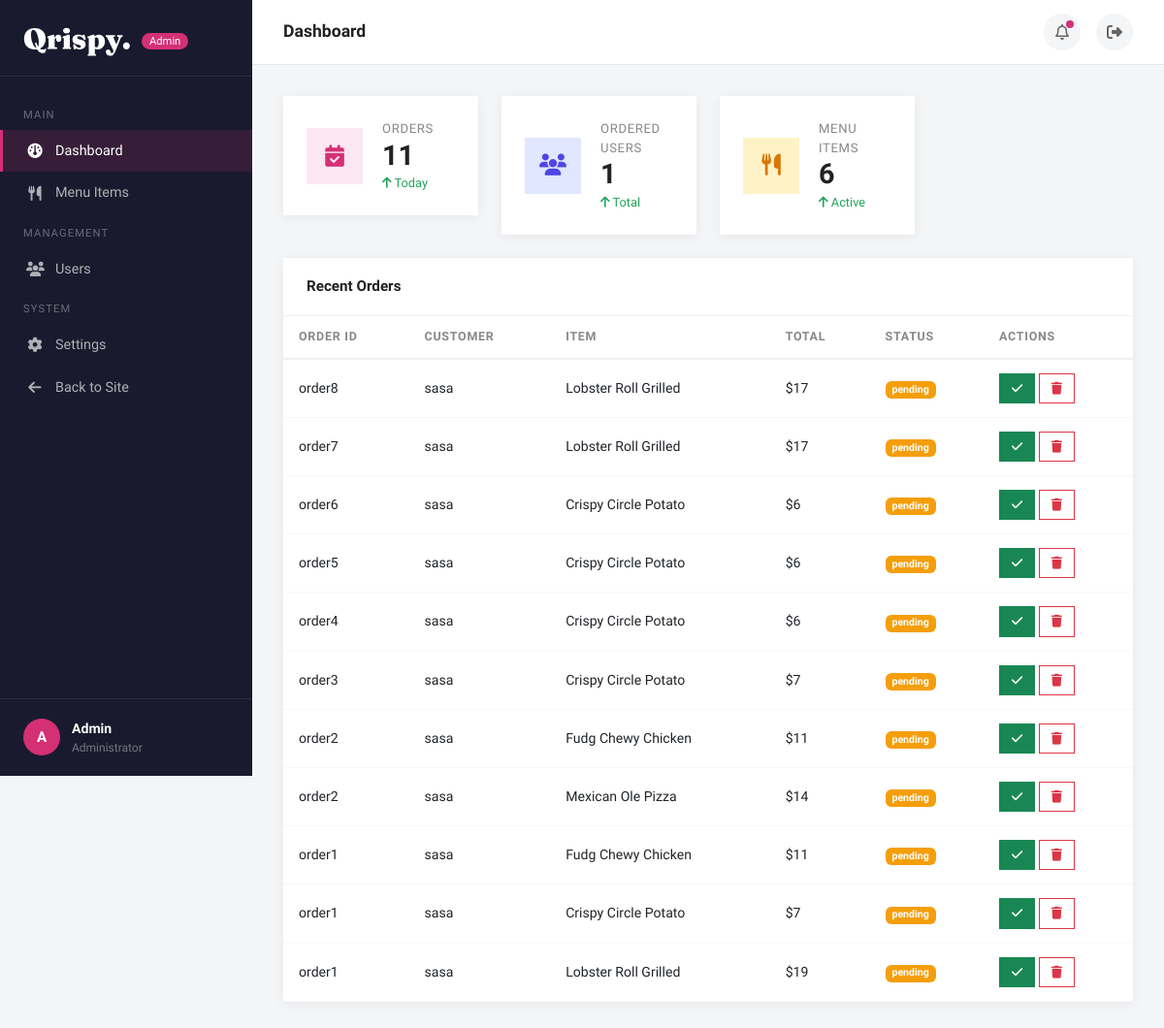
/admin/admin.php (signed in), run on the app's committed database.
### tables this page shows
CREATE TABLE `orders` (
  `id` int(11) NOT NULL,
  `name` varchar(100) NOT NULL,
  `price` decimal(10,0) NOT NULL,
  `status` varchar(45) NOT NULL,
  `quantity` int(255) NOT NULL,
  `user_id` int(11) NOT NULL,
  `item_id` int(11) NOT NULL,
  `created_at` timestamp NOT NULL DEFAULT current_timestamp()
);

CREATE TABLE `users` (
  `id` int(11) NOT NULL,
  `name` varchar(255) NOT NULL,
  `email` varchar(255) NOT NULL,
  `password` varchar(255) NOT NULL,
  `role` varchar(20) NOT NULL DEFAULT 'user',
  `is_elite` tinyint(1) DEFAULT 0,
  `subscribed_at` timestamp NULL DEFAULT NULL
);

CREATE TABLE `menu` (
  `item_id` int(11) NOT NULL,
  `item_name` varchar(100) NOT NULL,
  `price` decimal(10,2) NOT NULL,
  `image` varchar(255) NOT NULL
);

### includes/function.php (called while the page is built, shortened)
<?php
function clean($value){
   return trim(htmlspecialchars($value));
}

### admin/admin.php (the view, shortened to what this page needs)
<?php
include "../db/conn.php";
include "../includes/function.php";
$query = "SELECT orders.id, orders.name AS order_name, orders.status, orders.price, users.name AS customer_name, menu.item_name FROM orders LEFT OUTER JOIN users ON orders.user_id = users.id LEFT OUTER JOIN menu ON orders.item_id = menu.item_id ORDER BY orders.created_at DESC";
$stmt = $pdo->query($query);
$all_orders = $stmt->fetchAll(PDO::FETCH_ASSOC);
$totalOrders = count($all_orders);
$queryUsers = "SELECT COUNT(DISTINCT user_id) FROM orders";
$stmtUsers = $pdo->query($queryUsers);
$totalUsers = $stmtUsers->fetchColumn();
$queryMenu = "SELECT COUNT(*) FROM menu";
$stmtMenu = $pdo->query($queryMenu);
$totalMenu = $stmtMenu->fetchColumn();
?>
<!DOCTYPE html>
<html lang="en">
<head>
  <link rel="stylesheet" href="https://cdn.jsdelivr.net/npm/bootstrap@5.2.0-beta1/dist/css/bootstrap.min.css">
  <link rel="stylesheet" href="https://cdnjs.cloudflare.com/ajax/libs/font-awesome/6.4.0/css/all.min.css">
  <link rel="stylesheet" href="../assets/css/admin.css">
</head>
<body>
<aside class="sidebar" id="sidebar">
  <div class="sidebar-logo">
    <img src="../assets/img/Qrispy_white.svg" alt="Qrispy">
    <span class="badge-admin">Admin</span>
  </div>
  <nav>
    <div class="nav-section-title">Main</div>
    <a href="#" class="nav-link active">
      <i class="fa-solid fa-gauge"></i> Dashboard
    </a>
    <a href="../menu/index.php" class="nav-link">
      <i class="fa-solid fa-utensils"></i> Menu Items
    </a>
    <div class="nav-section-title">Management</div>
    <a href="#" class="nav-link">
      <i class="fa-solid fa-users"></i> Users
    </a>
    <div class="nav-section-title">System</div>
    <a href="#" class="nav-link">
      <i class="fa-solid fa-gear"></i> Settings
    </a>
    <a href="../index.php" class="nav-link">
      <i class="fa-solid fa-arrow-left"></i> Back to Site
    </a>
  </nav>
  <div class="sidebar-footer">
    <div class="user-info">
      <div class="avatar" id="adminAvatar">A</div>
      <div>
        <div class="user-name" id="adminName">Admin</div>
        <div class="user-role">Administrator</div>
      </div>
    </div>
  </div>
</aside>
<div class="main-content">
  <div class="topbar">
    <div class="d-flex align-items-center gap-3">
      <h5 id="pageTitle">Dashboard</h5>
    </div>
    <div class="topbar-right">
      <button class="icon-btn">
        <i class="fa-regular fa-bell"></i>
        <span class="notif-dot"></span>
      </button>
      <a href="../auth/login.php" class="icon-btn" title="Logout" style="text-decoration: none;">
        <i class="fa-solid fa-right-from-bracket"></i>
      </a>
    </div>
  </div>
  <div class="page-body">
    <div id="section-dashboard">
      <div class="row g-4 mb-4">
        <div class="col-xl-3 col-sm-6">
          <div class="stat-card">
            <div class="stat-icon" style="background:#fce7f3"><i class="fa-solid fa-calendar-check" style="color:#d43076"></i></div>
            <div>
              <div class="stat-label">Orders</div>
              <div class="stat-value"><?php echo $totalOrders; ?></div>
              <div class="stat-change up"><i class="fa-solid fa-arrow-up"></i> Today</div>
            </div>
          </div>
        </div>
        <div class="col-xl-3 col-sm-6">
          <div class="stat-card">
            <div class="stat-icon" style="background:#e0e7ff"><i class="fa-solid fa-users" style="color:#4f46e5"></i></div>
            <div>
              <div class="stat-label">Ordered Users</div>
              <div class="stat-value" id="statUsers"><?php echo $totalUsers; ?></div>
              <div class="stat-change up"><i class="fa-solid fa-arrow-up"></i> Total</div>
            </div>
          </div>
        </div>
        <div class="col-xl-3 col-sm-6">
          <div class="stat-card">
            <div class="stat-icon" style="background:#fef3c7"><i class="fa-solid fa-utensils" style="color:#d97706"></i></div>
            <div>
              <div class="stat-label">Menu Items</div>
              <div class="stat-value" id="statMenu"><?php echo $totalMenu; ?></div>
              <div class="stat-change up"><i class="fa-solid fa-arrow-up"></i> Active</div>
            </div>
          </div>
        </div>
      </div>
      <div class="card">
        <div class="card-header d-flex justify-content-between align-items-center">
          Recent Orders
        </div>
        <div class="card-body p-0">
          <div class="table-responsive">
            <table class="table mb-0">
              <thead>
                <tr>
                  <th>Order ID</th>
                  <th>Customer</th>
                  <th>Item</th>
                  <th>Total</th>
                  <th>Status</th>
                  <th>Actions</th>
                </tr>
              </thead>
              <tbody>
                <?php if (count($all_orders) > 0): ?>
                    <?php foreach ($all_orders as $order): ?>
                    <tr>
                        <td><?= clean($order['order_name']) ?></td>
                        <td><?= clean($order['customer_name'] ?? 'Unknown User') ?></td>
                        <td><?= clean($order['item_name'] ?? 'Deleted Item') ?></td>
                        <td>$<?= clean($order['price']) ?></td>
                        <td>
                            <span class="badge" style="background-color: <?= $order['status'] == 'pending' ? '#f59e0b' : '#10b981' ?>;">
                                <?= clean($order['status']) ?>
                            </span>
                        </td>
                        <td>
                            <?php if ($order['status'] == 'pending'): ?>
                                <a href="update.php?action=complete&id=<?= $order['id'] ?>" class="btn btn-sm btn-success" title="Mark Completed"><i class="fa-solid fa-check"></i></a>
                            <?php endif; ?>
                            <a href="delete.php?action=delete&id=<?= $order['id'] ?>" class="btn btn-sm btn-outline-danger" title="Delete Order" onclick="return confirm('Are you sure you want to delete this order?');"><i class="fa-solid fa-trash"></i></a>
                        </td>
                    </tr>
                    <?php endforeach; ?>
                <?php else: ?>
                    <tr><td colspan="6" class="text-center text-muted py-4">No orders yet.</td></tr>
                <?php endif; ?>
              </tbody>
            </table>
          </div>
        </div>
      </div>
  </div>
</div>
</body>
</html>

### assets/css/admin.css (style rules this page uses)
* { box-sizing: border-box; }
body { font-family: 'Spline Sans', sans-serif; background: #f4f5f7; color: #444; margin: 0; }
.sidebar { width: 260px; min-height: 100vh; background: #1a1a2e; position: fixed; top: 0; left: 0; display: flex; flex-direction: column; transition: transform .3s; z-index: 1000; }
.sidebar-logo { padding: 28px 24px 20px; border-bottom: 1px solid rgba(255,255,255,.08); }
.sidebar-logo img { max-width: 110px; }
.sidebar-logo .badge-admin { font-size: .7rem; background: #d43076; color: #fff; padding: 2px 8px; border-radius: 20px; margin-left: 8px; vertical-align: middle; }
.sidebar nav { padding: 20px 0; flex: 1; }
.nav-section-title { font-size: .7rem; text-transform: uppercase; letter-spacing: .1em; color: rgba(255,255,255,.35); padding: 12px 24px 6px; }
.sidebar .nav-link { color: rgba(255,255,255,.65); padding: 11px 24px; display: flex; align-items: center; gap: 12px; font-size: .9rem; border-left: 3px solid transparent; transition: all .25s; }
.sidebar .nav-link i { width: 18px; text-align: center; font-size: .95rem; }
.sidebar .nav-link.active { color: #fff; background: rgba(212,48,118,.15); border-left-color: #d43076; }
.sidebar-footer { padding: 20px 24px; border-top: 1px solid rgba(255,255,255,.08); }
.sidebar-footer .user-info { display: flex; align-items: center; gap: 12px; }
.sidebar-footer .avatar { width: 38px; height: 38px; border-radius: 50%; background: #d43076; color: #fff; display: flex; align-items: center; justify-content: center; font-weight: 700; font-size: .95rem; }
.sidebar-footer .user-name { color: #fff; font-weight: 600; font-size: .88rem; }
.sidebar-footer .user-role { color: rgba(255,255,255,.4); font-size: .75rem; }
.main-content { margin-left: 260px; padding: 0; min-height: 100vh; }
.topbar { background: #fff; border-bottom: 1px solid #e8e8e8; padding: 14px 32px; display: flex; align-items: center; justify-content: space-between; position: sticky; top: 0; z-index: 100; }
.topbar h5 { font-weight: 700; color: #222; margin: 0; font-size: 1.1rem; }
.topbar .topbar-right { display: flex; align-items: center; gap: 16px; }
.topbar .icon-btn { width: 38px; height: 38px; border-radius: 50%; background: #f4f5f7; border: none; display: flex; align-items: center; justify-content: center; color: #666; position: relative; cursor: pointer; transition: background .2s; }
.notif-dot { width: 8px; height: 8px; background: #d43076; border-radius: 50%; position: absolute; top: 7px; right: 7px; }
.page-body { padding: 32px; }
.stat-card { background: #fff; border-radius: 0; padding: 24px; display: flex; align-items: center; gap: 20px; box-shadow: 0 2px 12px rgba(0,0,0,.06); transition: box-shadow .3s; }
.stat-icon { width: 58px; height: 58px; border-radius: 0; display: flex; align-items: center; justify-content: center; font-size: 1.4rem; flex-shrink: 0; }
.stat-card .stat-label { color: #888; font-size: .82rem; font-weight: 500; text-transform: uppercase; letter-spacing: .05em; }
.stat-card .stat-value { font-size: 1.8rem; font-weight: 700; color: #222; line-height: 1.2; }
.stat-card .stat-change { font-size: .8rem; margin-top: 2px; }
.stat-card .stat-change.up { color: #22a55a; }
.card { border-radius: 0; border: none; box-shadow: 0 2px 12px rgba(0,0,0,.06); }
.card-header { background: #fff; border-bottom: 1px solid #f0f0f0; padding: 18px 24px; font-weight: 700; color: #222; font-size: .95rem; }
.table th { font-size: .78rem; text-transform: uppercase; letter-spacing: .06em; color: #888; font-weight: 600; border-bottom: 2px solid #f0f0f0; padding: 12px 16px; }
.table td { padding: 14px 16px; vertical-align: middle; border-bottom: 1px solid #f8f8f8; font-size: .88rem; }
.btn-sm { border-radius: 0; padding: 5px 12px; font-size: .8rem; font-family: 'Spline Sans', sans-serif; }

### data on the page
orders: name "order8", user.name "sasa", item.item_name "Lobster Roll Grilled", price "17", status "pending"
orders: name "order7", user.name "sasa", item.item_name "Lobster Roll Grilled", price "17", status "pending"
orders: name "order6", user.name "sasa", item.item_name "Crispy Circle Potato", price "6", status "pending"
orders: name "order5", user.name "sasa", item.item_name "Crispy Circle Potato", price "6", status "pending"
orders: name "order4", user.name "sasa", item.item_name "Crispy Circle Potato", price "6", status "pending"
orders: name "order3", user.name "sasa", item.item_name "Crispy Circle Potato", price "7", status "pending"
orders: name "order2", user.name "sasa", item.item_name "Fudg Chewy Chicken", price "11", status "pending"
orders: name "order2", user.name "sasa", item.item_name "Mexican Ole Pizza", price "14", status "pending"
orders: name "order1", user.name "sasa", item.item_name "Fudg Chewy Chicken", price "11", status "pending"
orders: name "order1", user.name "sasa", item.item_name "Crispy Circle Potato", price "7", status "pending"
orders: name "order1", user.name "sasa", item.item_name "Lobster Roll Grilled", price "19", status "pending"

### other printed values
$totalOrders "11"
$totalUsers "1"
$totalMenu "6"
